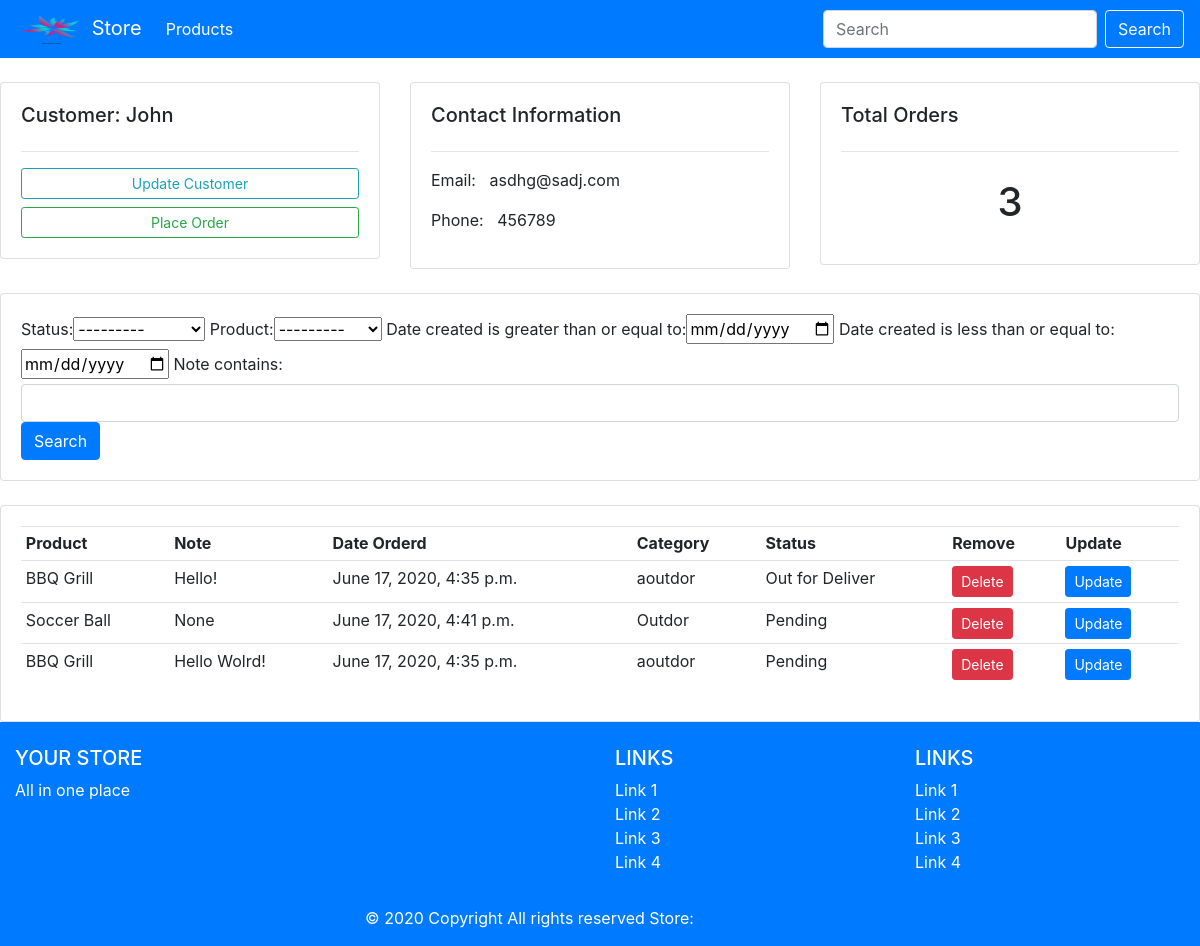
Screenshot of /costumer/2/ with the database file from the repository.
### accounts/models.py (models this page shows, shortened)
class Costumer(models.Model):
    name= models.CharField(max_length=200, null = True)
    phone= models.CharField(max_length=200, null = True)
    email= models.CharField(max_length=200, null = True)
    date_created= models.DateTimeField(auto_now_add=True, null= True)

class Order(models.Model):
    Status =(('Pending','Pending'),('Out for Deliver','Out for Deliver'),('Delivered','Delivered'))
    costumer=models.ForeignKey(Costumer, null=True, on_delete= models.SET_NULL)
    product= models.ForeignKey(Product, null= True,on_delete= models.SET_NULL)
    date_created= models.DateTimeField(auto_now_add=True, null = True)
    status =  models.CharField(max_length=200, null= True, choices=Status)
    note = models.CharField(max_length=500,null=True)

class Product(models.Model):
    Category= (('Indor','Indor'),('Outdor', 'Outdor'))
    name = models.CharField(max_length=200, null= True)
    price= models.FloatField(null=True)
    category= models.CharField(max_length=200, null= True, choices=Category)
    description= models.CharField(max_length=220, null= True, blank=True)
    date_created= models.DateTimeField(auto_now_add=True)
    tag = models.ManyToManyField(Tag, null= True)
    def __str__(self):
        return self.name

### accounts/views.py (the view)
# urls.py: path('costumer/<str:pk>/',costumer, name="costumer" ),
def costumer(request,pk):
    costumer = Costumer.objects.get(id=pk)
    orders = costumer.order_set.all()
    myFilter= OrderFilter(request.GET, queryset=Order.objects.all())
    orders  =myFilter.qs
    context = {"costumer":costumer,'orders':orders,'myFilter':myFilter}
    return render(request,'accounts/costumers.html',context);

### accounts/templates/accounts/costumers.html
{% extends "accounts/base.html" %}
{% block content %}
<br>
<div class="row">
	<div class="col-md">
		<div class="card card-body">
			<h5>Customer: {{costumer.name}}</h5>
			<hr>
			<a class="btn btn-outline-info  btn-sm btn-block" href="">Update Customer</a>
			<a class="btn btn-outline-success  btn-sm btn-block" href="{% url 'create_order' costumer.id %}">Place Order</a>
		</div>
	</div>
	<div class="col-md">
		<div class="card card-body">
			<h5>Contact Information</h5>
			<hr>
			<p>Email: &nbsp; {{costumer.email}} </p>
			<p>Phone: &nbsp; {{costumer.phone}}</p>
		</div>
	</div>
	<div class="col-md">
		<div class="card card-body">
			<h5>Total Orders &nbsp; </h5>
			<hr>
			<h1 style="text-align: center;padding: 10px">{{orders.count}}</h1>
		</div>
	</div>
</div>
<br>
<div class="row">
	<div class="col">
		<div class="card card-body">
			<form method="get">
			{{myFilter.form}}
		    <button class="btn btn-primary" type="submit">Search</button>
		  </form>
		</div>
	</div>
</div>
<br>
<div class="row">
	<div class="col-md">
		<div class="card card-body">
			<table class="table table-sm">
				<tr>
					<th>Product</th>
					<th>Note</th>
					<th>Date Orderd</th>
					<th>Category</th>
					<th>Status</th>
					<th>Remove</th>
					<th>Update</th>
				</tr>
				{% for order in orders %}
					<TR>
						<td>{{order.product.name}}</td>
						<td>{{order.note}}</td>
						<td>{{order.product.date_created}}</td>
						<td>{{order.product.category}}</td>
						<td>{{order.status}}</td>
						<td><a href="{% url 'delete_order' order.id %} " class="btn btn-danger btn-sm">Delete</a></td>
                      	<td><a href="{% url 'update_order' order.id %} " class="btn btn-primary btn-sm">Update</a></td>
					</TR>
				{% endfor %}
			</table>
		</div>
	</div>
</div>
{% endblock content %}

### rows the page displays
Costumer: name "John", email "asdhg@sadj.com", phone "456789"
Order: product.name "BBQ Grill", note "Hello!", product.date_created "June 17, 2020, 4:35 p.m.", product.category "aoutdor", status "Out for Deliver"
Order: product.name "Soccer Ball", note "None", product.date_created "June 17, 2020, 4:41 p.m.", product.category "Outdor", status "Pending"
Order: product.name "BBQ Grill", note "Hello Wolrd!", product.date_created "June 17, 2020, 4:35 p.m.", product.category "aoutdor", status "Pending"

### other values shown
{{ orders.count }} "3"
